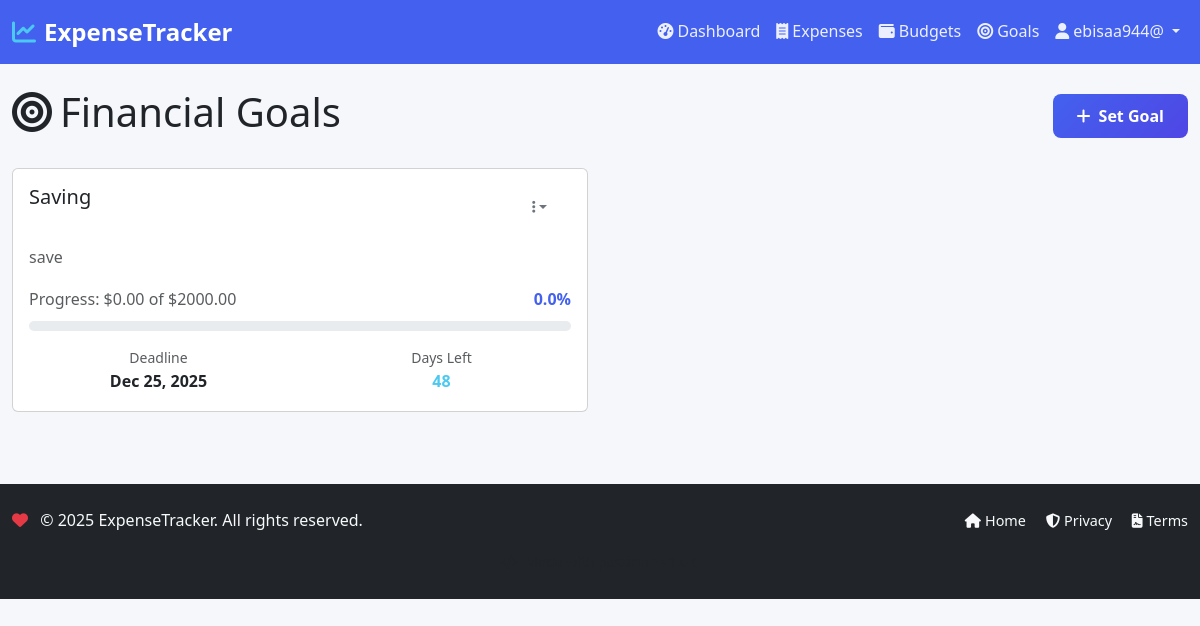
The app's page /goals/ (signed in), older data.
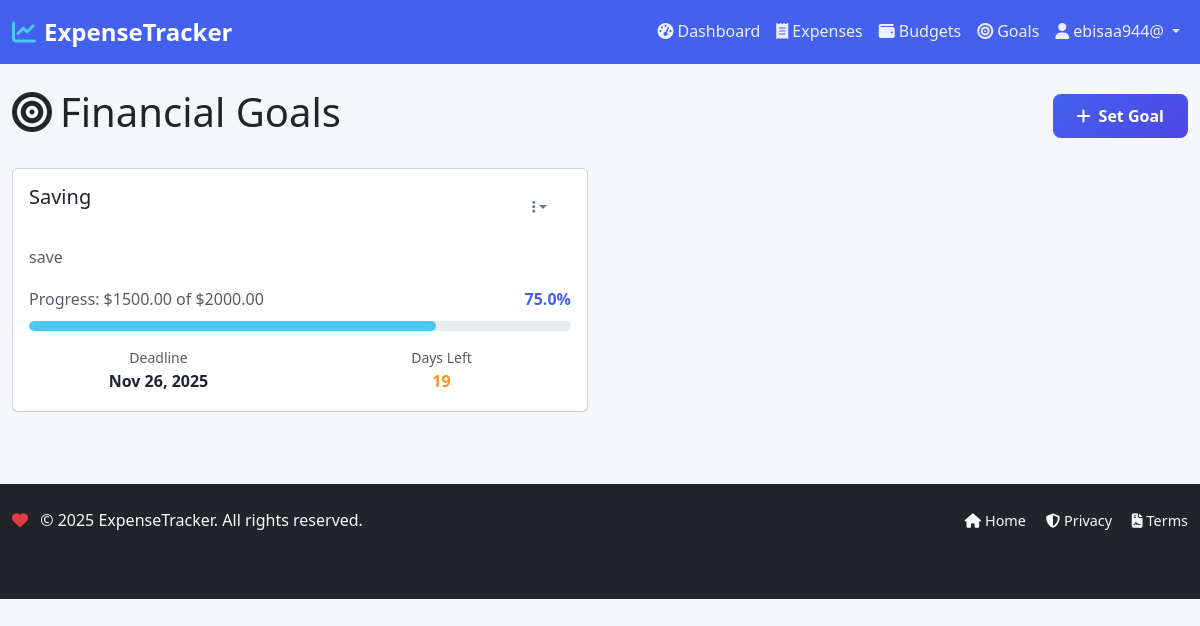
The same page, newer data.
### tracker/models.py (models this page shows, shortened)
class FinancialGoal(models.Model):
    user = models.ForeignKey(User, on_delete=models.CASCADE)
    name = models.CharField(max_length=200)
    target_amount = models.DecimalField(max_digits=12, decimal_places=2)
    current_amount = models.DecimalField(max_digits=12, decimal_places=2, default=0)
    deadline = models.DateField()
    description = models.TextField(blank=True, null=True)
    created_at = models.DateTimeField(auto_now_add=True)
    updated_at = models.DateTimeField(auto_now=True)
    class Meta:
        ordering = ['deadline']
    def progress_percentage(self):
        if self.target_amount > 0:
            return (self.current_amount / self.target_amount) * 100
        return 0
    def days_remaining(self):
        remaining = (self.deadline - date.today()).days
        return max(remaining, 0)

### tracker/views.py (the view)
# urls.py: path('goals/', views.goal_list, name='goal_list'),
@login_required
def goal_list(request):
    try:
        goals = FinancialGoal.objects.filter(user=request.user)
        context = {
            'goals': goals,
        }
        return render(request, 'tracker/goal_list.html', context)
    except Exception as e:
        messages.error(request, f"Error loading goals: {str(e)}")
        return redirect('tracker:dashboard')

### tracker/templates/tracker/goal_list.html (shortened to what this page needs)
{% extends "tracker/base.html" %}
{% load static %}
{% block content %}
<div class="container mt-4">
    <div class="d-flex justify-content-between align-items-center mb-4">
        <h1><i class="fas fa-bullseye me-2"></i>Financial Goals</h1>
        <a href="{% url 'tracker:goal_create' %}" class="btn btn-primary">
            <i class="fas fa-plus me-2"></i>Set Goal
        </a>
    </div>
    {% if goals %}
        <div class="row">
            {% for goal in goals %}
            <div class="col-md-6 mb-4">
                <div class="card h-100">
                    <div class="card-body">
                        <div class="d-flex justify-content-between align-items-start mb-3">
                            <h5 class="card-title">{{ goal.name }}</h5>
                            <div class="dropdown">
                                <button class="btn btn-sm btn-outline-secondary dropdown-toggle" type="button"
                                        data-bs-toggle="dropdown">
                                    <i class="fas fa-ellipsis-v"></i>
                                </button>
                            </div>
                        </div>
                        {% if goal.description %}
                            <p class="text-muted mb-3">{{ goal.description }}</p>
                        {% endif %}
                        <div class="mb-3">
                            <div class="d-flex justify-content-between align-items-center mb-1">
                                <span class="text-muted">Progress: ${{ goal.current_amount|floatformat:2 }} of ${{ goal.target_amount|floatformat:2 }}</span>
                                <span class="fw-bold text-primary">{{ goal.progress_percentage|floatformat:1 }}%</span>
                            </div>
                            <div class="progress" style="height: 10px;">
                                <div class="progress-bar bg-success" role="progressbar"
                                     style="width: {{ goal.progress_percentage }}%;"
                                     aria-valuenow="{{ goal.progress_percentage }}" aria-valuemin="0" aria-valuemax="100">
                                </div>
                            </div>
                        </div>
                        <div class="row text-center">
                            <div class="col-6">
                                <small class="text-muted d-block">Deadline</small>
                                <strong>{{ goal.deadline|date:"M d, Y" }}</strong>
                            </div>
                            <div class="col-6">
                                <small class="text-muted d-block">Days Left</small>
                                <strong class="{% if goal.days_remaining < 7 %}text-danger{% elif goal.days_remaining < 30 %}text-warning{% else %}text-success{% endif %}">
                                    {{ goal.days_remaining }}
                                </strong>
                            </div>
                        </div>
                    </div>
                </div>
            </div>
            {% endfor %}
        </div>
    {% endif %}
</div>
{% endblock %}

### tracker/templates/tracker/base.html (shortened to what this page needs)
{% load static %}
<!DOCTYPE html>
<html lang="en">
<head>
    <link href="https://cdn.jsdelivr.net/npm/bootstrap@5.3.0/dist/css/bootstrap.min.css" rel="stylesheet">
    <link rel="stylesheet" href="https://cdnjs.cloudflare.com/ajax/libs/font-awesome/6.4.0/css/all.min.css">
    <link href="{% static 'tracker/css/style.css' %}" rel="stylesheet">
</head>
<body class="{% if not user.is_authenticated %}landing-page{% endif %}">
    {% if not hide_navbar %}
    <nav class="navbar navbar-expand-lg navbar-dark bg-primary {% if not user.is_authenticated %}landing-navbar{% endif %}">
        <div class="container">
            <a class="navbar-brand" href="{% if user.is_authenticated %}{% url 'tracker:dashboard' %}{% else %}{% url 'tracker:index' %}{% endif %}">
                <i class="fas fa-chart-line me-2"></i>ExpenseTracker
            </a>
            <div class="collapse navbar-collapse" id="navbarNav">
                {% if user.is_authenticated %}
                <div class="navbar-nav ms-auto">
                    <a class="nav-link" href="{% url 'tracker:dashboard' %}">
                        <i class="fas fa-tachometer-alt me-1"></i>Dashboard
                    </a>
                    <a class="nav-link" href="{% url 'tracker:expense_list' %}">
                        <i class="fas fa-receipt me-1"></i>Expenses
                    </a>
                    <a class="nav-link" href="{% url 'tracker:budget_list' %}">
                        <i class="fas fa-wallet me-1"></i>Budgets
                    </a>
                    <a class="nav-link" href="{% url 'tracker:goal_list' %}">
                        <i class="fas fa-bullseye me-1"></i>Goals
                    </a>
                    <div class="nav-item dropdown">
                        <a class="nav-link dropdown-toggle" href="#" role="button" data-bs-toggle="dropdown">
                            <i class="fas fa-user me-1"></i>{{ user.username }}
                        </a>
                    </div>
                </div>
                {% endif %}
            </div>
        </div>
    </nav>
    {% endif %}
    <main>
        {% block content %}{% endblock %}
    </main>
    {% if not hide_footer %}
    <footer class="bg-dark text-light mt-5 py-4 {% if not user.is_authenticated %}landing-footer{% endif %}">
        <div class="container">
            <div class="row align-items-center">
                <div class="col-md-6 text-center text-md-start mb-2 mb-md-0">
                    <p class="mb-0">
                        <i class="fas fa-heart text-danger me-2"></i>
                        <span class="fw-light">© 2025 ExpenseTracker. All rights reserved.</span>
                    </p>
                </div>
                <div class="col-md-6 text-center text-md-end">
                    <div class="footer-links">
                        <a href="{% url 'tracker:index' %}" class="text-light text-decoration-none me-3">
                            <i class="fas fa-home me-1"></i>Home
                        </a>
                        <a href="#" class="text-light text-decoration-none me-3">
                            <i class="fas fa-shield-alt me-1"></i>Privacy
                        </a>
                        <a href="#" class="text-light text-decoration-none">
                            <i class="fas fa-file-contract me-1"></i>Terms
                        </a>
                    </div>
                </div>
            </div>
            <div class="row mt-3">
                <div class="col-12 text-center">
                    <small class="text-muted">
                        <i class="fas fa-code me-1"></i>
                    </small>
                </div>
            </div>
        </div>
    </footer>
    {% endif %}
</body>
</html>

### tracker/static/tracker/css/style.css (style rules this page uses)
:root { --primary-color: #4361ee; --primary-dark: #3a0ca3; --primary-light: #4895ef; --secondary-color: #f72585; --success-color: #4cc9f0; --warning-color: #f8961e; --danger-color: #e63946; --info-color: #560bad; --dark-color: #212529; --light-color: #f8f9fa; --gray-color: #6c757d; --border-radius: 12px; --box-shadow: 0 4px 6px rgba(0, 0, 0, 0.1); --transition: all 0.3s ease; --primary: #6366f1; --primary-dark: #4f46e5; --secondary: #f8fafc; --accent: #06d6a0; --text-primary: #1e293b; --text-secondary: #64748b; --text-light: #94a3b8; --success: #10b981; --warning: #f59e0b; --danger: #ef4444; --card-bg: rgba(255, 255, 255, 0.95); --shadow: 0 20px 40px rgba(0, 0, 0, 0.1); --gradient: linear-gradient(135deg, #667eea 0%, #764ba2 100%); }
* { margin: 0; padding: 0; box-sizing: border-box; }
body { font-family: 'Segoe UI', Tahoma, Geneva, Verdana, sans-serif; background-color: #f5f7fb; color: var(--dark-color); line-height: 1.6; }
.container { max-width: 1200px; }
.navbar-brand { font-weight: 700; font-size: 1.5rem; color: white !important; }
.navbar-brand i { color: #4cc9f0; }
.navbar-nav .nav-link { color: rgba(255, 255, 255, 0.9) !important; font-weight: 500; padding: 0.5rem 1rem; border-radius: 6px; transition: var(--transition); }
.btn { border-radius: 8px; font-weight: 600; padding: 0.5rem 1.5rem; transition: var(--transition); border: none; min-height: 44px; display: inline-flex; align-items: center; justify-content: center; }
.btn-primary { background: linear-gradient(135deg, var(--primary-color), var(--primary-dark)); border: none; }
.progress { height: 8px; border-radius: 10px; background-color: #e9ecef; margin: 0.5rem 0; }
.progress-bar { border-radius: 10px; transition: width 0.6s ease; }
.text-primary { color: var(--primary-color) !important; }
.text-warning { color: var(--warning-color) !important; }
.text-danger { color: var(--danger-color) !important; }
.bg-primary { background-color: var(--primary-color) !important; }
.bg-success { background-color: var(--success-color) !important; }
.card-body { position: relative; }

### tracker/templates/tracker/base.html (style rules this page uses)
.footer-links a { transition: color 0.3s ease; font-size: 0.9rem; }

Row changes from the older to the newer data that the page shows:
changed FinancialGoal "Saving": current_amount "0.00" → "1500.00"; progress_percentage "0.0" → "75.0"; deadline "Dec 25, 2025" → "Nov 26, 2025"; days_remaining "48" → "19"
